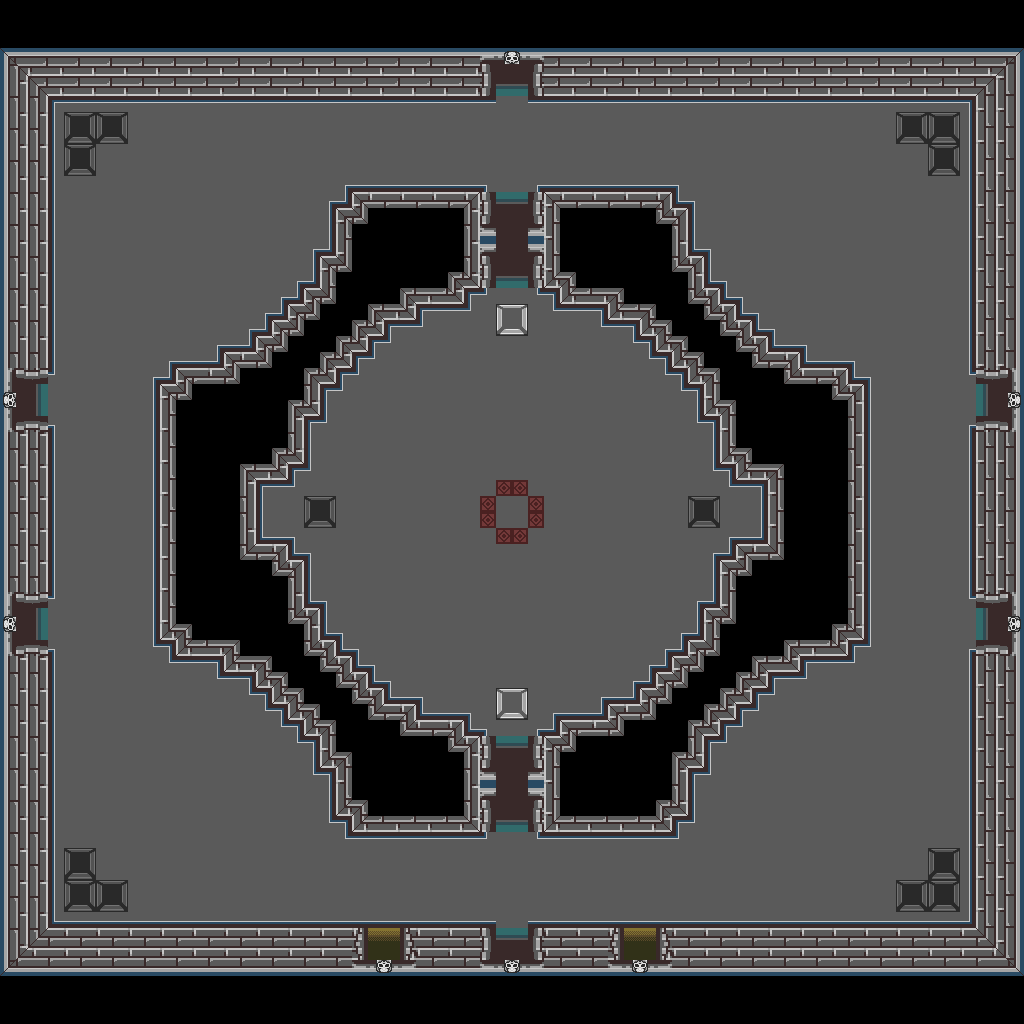

The image is a tile-based game level rendered from a .tmx file. Its description and source (layers, tilesets, objects; grid data summarised) follow:
An orthogonal 64x64 tile map with 16x16 px tiles, 1 tile layer (base), 1 hidden layer not drawn and 47 objects.

<map version="1.10" tiledversion="1.12.1" orientation="orthogonal" renderorder="right-down" width="64" height="64" tilewidth="16" tileheight="16" infinite="0" nextlayerid="3" nextobjectid="48">
 <tileset firstgid="1" source="../classiciphone_pics4.tsx" />
 <layer id="1" name="base" width="64" height="64">
  <data>[4096 cells, 4096 non-empty, 102 distinct tile ids]</data>
 </layer>
 <layer id="2" name="collision" width="64" height="64" visible="0">
  <properties><property name="collision" value="true" /></properties>
  <data>[4096 cells, 2244 non-empty, 1 distinct tile ids]</data>
 </layer>
 <objectgroup id="3" name="npcs">
  <object id="1" x="464.0" y="528.0" width="16" height="16">
   <properties>
    <property name="script" type="string">-- Auto-converted from GraalScript
-- join("level_sparlevel");</property>
   </properties>
  </object>
  <object id="2" x="512.0" y="496.0" width="16" height="16">
   <properties>
    <property name="script" type="string">-- Auto-converted from GraalScript
-- function onPlayerchats() {
-- if (player.chat == "start" &amp;&amp; level.sparring == 0) {
-- level.sparring = 1;
-- for (this.i = 3; this.i != 0; this.i--) {
-- chat = this.i;
-- sleep(1);
end
-- chat = "Begin!";
-- putexplosion 1,x-1,y;
-- settimer(0.5);
-- } else if (player.chat == "heal" &amp;&amp; level.sparring != 1) {
-- client.stat_hp = client.stat_maxhp;
-- } else if (player.chat == "stop" &amp;&amp; level.sparring == 1) {
-- level.sparring = 0;
-- chat = "Spar Ended.";
-- settimer(1);
end
end
-- function onTimeout() {
-- chat = "";
end</property>
   </properties>
  </object>
  <object id="3" x="496.0" y="224.0" width="16" height="16">
   <properties>
    <property name="gani" value="block.png" />
    <property name="script" type="string">-- Auto-converted from GraalScript
-- function onPlayerchats() {
-- if (player.chat == "end") {
-- hide();
-- } else if (player.chat == "begin"){
-- show();
end
end
-- [CLIENT-SIDE — server no-op]
-- if (created) setshape 1,32,32;</property>
   </properties>
  </object>
  <object id="4" x="496.0" y="768.0" width="16" height="16">
   <properties>
    <property name="gani" value="block.png" />
    <property name="script" type="string">-- Auto-converted from GraalScript
-- function onPlayerchats() {
-- if (player.chat == "end") {
-- hide();
-- } else if (player.chat == "begin") {
-- show();
end
end
-- [CLIENT-SIDE — server no-op]
-- if (created) setshape 1,32,32;</property>
   </properties>
  </object>
  <object id="5" x="480.0" y="208.0" width="16" height="16">
   <properties>
    <property name="gani" value="darkdoorpassageup.png" />
    <property name="script" type="string">-- Auto-converted from GraalScript
-- function onCreated() {
-- dontblock();
-- drawoverplayer();
end
-- [CLIENT-SIDE — server no-op]
-- if (created) setimgpart darkdoorpassageup.png,0,16,64,64;</property>
   </properties>
  </object>
  <object id="6" x="512.0" y="528.0" width="16" height="16">
   <properties>
    <property name="script" type="string">-- Auto-converted from GraalScript
-- [CLIENT-SIDE — server no-op]
-- if (playerenters || timeout) {
-- if (!(playerx in &lt;15,47.5&gt; &amp;&amp; playery in &lt;16,44&gt;)) {
-- movement_handleitems = 0.1;
-- movement_handlesword = 0.1;
-- }
-- timeout = 0.05;
-- }</property>
   </properties>
  </object>
  <object id="7" x="480.0" y="752.0" width="16" height="16">
   <properties>
    <property name="gani" value="darkdoorpassageup.png" />
    <property name="script" type="string">-- Auto-converted from GraalScript
-- function onCreated() {
-- dontblock();
-- drawoverplayer();
end
-- [CLIENT-SIDE — server no-op]
-- if (created) setimgpart darkdoorpassageup.png,0,16,64,64;</property>
   </properties>
  </object>
  <object id="8" x="496.0" y="496.0" width="16" height="16">
   <properties>
    <property name="gani" value="pentakey.png" />
    <property name="script" type="string">-- Auto-converted from GraalScript
-- function onCreated() {
-- dontblock();
-- drawunderplayer();
end
-- function onPlayerchats() {
-- if (player.guild == "Ventrue Vampires") {
-- if (player.chat == "teleport menu") {
-- player.chat = "";
-- //Level does not exist
-- //      setlevel2 vvrone-teleport.nw,100,100;
end
end
end
-- [CLIENT-SIDE — server no-op]
-- if (created) {
-- x = 31.4375;
-- y = 31.25;
-- }</property>
   </properties>
  </object>
  <object id="9" x="48.0" y="592.0" width="16" height="16">
   <properties>
    <property name="gani" value="nmapiece2.png" />
    <property name="script" type="string">-- Auto-converted from GraalScript
-- function onCreated() {
-- dontblock();
-- drawunderplayer();
end
-- [CLIENT-SIDE — server no-op]
-- if (created) setimgpart nmapiece2.png,0,0,16,64;</property>
   </properties>
  </object>
  <object id="10" x="48.0" y="368.0" width="16" height="16">
   <properties>
    <property name="gani" value="nmapiece2.png" />
    <property name="script" type="string">-- Auto-converted from GraalScript
-- function onCreated() {
-- dontblock();
-- drawunderplayer();
end
-- [CLIENT-SIDE — server no-op]
-- if (created) setimgpart nmapiece2.png,0,0,16,64;</property>
   </properties>
  </object>
  <object id="11" x="960.0" y="368.0" width="16" height="16">
   <properties>
    <property name="gani" value="nmapiece2.png" />
    <property name="script" type="string">-- Auto-converted from GraalScript
-- function onCreated() {
-- dontblock();
-- drawunderplayer();
end
-- [CLIENT-SIDE — server no-op]
-- if (created) setimgpart nmapiece2.png,16,0,16,64;</property>
   </properties>
  </object>
  <object id="12" x="960.0" y="592.0" width="16" height="16">
   <properties>
    <property name="gani" value="nmapiece2.png" />
    <property name="script" type="string">-- Auto-converted from GraalScript
-- function onCreated() {
-- dontblock();
-- drawunderplayer();
end
-- [CLIENT-SIDE — server no-op]
-- if (created) setimgpart nmapiece2.png,16,0,16,64;</property>
   </properties>
  </object>
  <object id="13" x="480.0" y="912.0" width="16" height="16">
   <properties>
    <property name="gani" value="nmapiece3.png" />
    <property name="script" type="string">-- Auto-converted from GraalScript
-- function onCreated() {
-- dontblock();
-- drawunderplayer();
end
-- [CLIENT-SIDE — server no-op]
-- if (created) setimgpart nmapiece3.png,0,16,64,16;</property>
   </properties>
  </object>
  <object id="14" x="480.0" y="176.0" width="16" height="16">
   <properties>
    <property name="gani" value="nmapiece3.png" />
    <property name="script" type="string">-- Auto-converted from GraalScript
-- function onCreated() {
-- dontblock();
-- drawunderplayer();
end
-- [CLIENT-SIDE — server no-op]
-- if (created) setimgpart nmapiece3.png,0,16,64,16;</property>
   </properties>
  </object>
  <object id="15" x="480.0" y="288.0" width="16" height="16">
   <properties>
    <property name="gani" value="nmapiece3.png" />
    <property name="script" type="string">-- Auto-converted from GraalScript
-- function onCreated() {
-- dontblock();
-- drawunderplayer();
end
-- [CLIENT-SIDE — server no-op]
-- if (created) setimgpart nmapiece3.png,0,0,64,16;</property>
   </properties>
  </object>
  <object id="16" x="480.0" y="832.0" width="16" height="16">
   <properties>
    <property name="gani" value="nmapiece3.png" />
    <property name="script" type="string">-- Auto-converted from GraalScript
-- function onCreated() {
-- dontblock();
-- drawunderplayer();
end
-- [CLIENT-SIDE — server no-op]
-- if (created) setimgpart nmapiece3.png,0,0,64,16;</property>
   </properties>
  </object>
  </objectgroup>
</map>
<!-- 31 of 47 objects omitted -->
